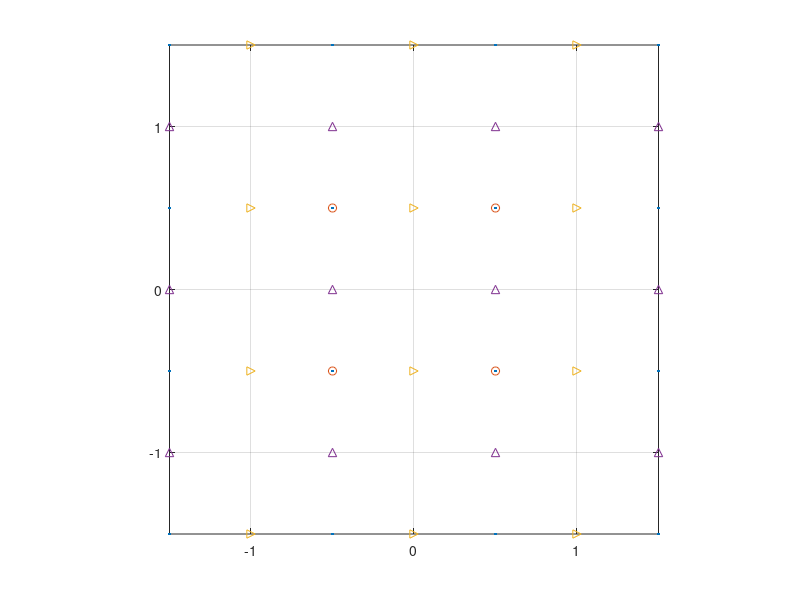

Source code (MATLAB):
% The main solver code.
function main
    clc;
    % Physical quantities
    alpha = 0; % Peclet number
    beta  = 0; % Applied electric field
    vel = 0; % Particle velocity 
    
    % Grid creation
    x = linspace(-1, 1, 3);
    y = linspace(-1, 1, 3);
    [sz, Xc, Yc, Xx, Yx, Xy, Yy, Xi, Yi] = create_grids(x, y, 1);
    Ic = interior(sz + 2);
    [Ju Iu Jd Id Jl Il Jr Ir] = boundary(Ic);
    K  = [Ju Iu; Jd Id; Jl Il; Jr Ir]; % (Xc, Yc)
    
    [Jux Iux Jdx Idx Jlx Ilx Jrx Irx] = boundary(interior(sz + [1 2]));
    Kx = [Jux Iux; Jdx Idx; Jlx Ilx; Jrx Irx]; % (Xx, Yx)
    Mx = [0*Jux+1, 0*Iux-1; 0*Jdx+1, 0*Idx-1; ...
          0*Jlx+1, 0*Ilx; 0*Jrx+1 0*Irx];
    
    [Juy Iuy Jdy Idy Jly Ily Jry Iry] = boundary(interior(sz + [2 1]));
    Ky = [Juy Iuy; Jdy Idy; Jly Ily; Jry Iry]; % (Xy, Yy)
    My = [0*Juy+1, 0*Iuy; 0*Jdy+1, 0*Idy; ...
          0*[Jly, Ily; Jry, Iry]+0.5];
    
    % Guess initial values for all variables
    Phi = zeros(sz) + randn(sz)/100;
    C = rand(sz);
    Vx = randn(sz - [1 0]);
    Vy = randn(sz - [0 1]);
    P = randn(sz);
    
    % Iterations
    iters = [1 2 4];
    L = laplacian(Ic, Xc, Yc);
    [Gx_p, L_vx0, Gx_vx0] = stokes1(1, Xx, Yx, Xi, Yi);
    [Gy_p, L_vy0, Gy_vy0] = stokes1(2, Xy, Yy, Xi, Yi);
    

    for iter = 1:1000
        %%% Stokes equation (for Vx, Vy, P)
        Fx = shave(Xx, 1, 1) * 0;
        Fy = shave(Yy, 1, 1) * 0;
        div = zeros(sz);
        
        ux = [[0*Jux; 0*Jdx]; [0*Jlx; 0*Jrx]+2];
        [L_vx,  Fx] = subst(-L_vx0, Fx, Kx, Mx, ux);
        [Gx_vx, div] = subst(Gx_vx0, div, Kx, Mx, ux);
        
        uy = [0*Juy; 0*Jdy; 0*Jly; 0*Jry]-1;
        [L_vy,  Fy] = subst(-L_vy0, Fy, Ky, My, uy);
        [Gy_vy, div] = subst(Gy_vy0, div, Ky, My, uy);
        
        A = [L_vx, sparse(size(L_vx, 1), size(L_vy, 2)), Gx_p; ...
             sparse(size(L_vy, 1), size(L_vx, 2)), L_vy, Gy_p; ...
             Gx_vx, Gy_vy, sparse(prod(sz), prod(sz))];
        f = [Fx; Fy; div];
        
        [Mr, Mb] = stokes_vanka_redblack(sz, A);
        x = [Vx(:); Vy(:); P(:)];
        for k = 1:iters(1)
            r = f - A*x;    x = x + Mr*r; 
            r = f - A*x;    x = x + Mb*r;
        end
        Vx = reshape(x(1:numel(Fx)), sz - [1 0]);
        Vy = reshape(x((1:numel(Fy)) + numel(Fx)), sz - [0 1]);
        P = reshape(x((1 + numel(Fx) + numel(Fy)):end), sz);
        P = P - mean(P(:)); % re-normalize P

        %%% Diffusion-advection (for C)        
        Cl = exp(-Phi(1, :));
        Cr = 0*Cl + 1;
        % Up/Down: symmetry - Neumann. Left: Dirichlet. Right: Dirichlet.
        M = [0*Ju+1 0*Iu-1; 0*Jd+1 0*Id-1; 0*Jl+1 0*Il; 0*Jr+1 0*Ir];
        u = [0*[Ju; Jd]; Cl(:); Cr(:)];
        
        VxR = 0*Yx(end, 2:end-1);
        VxL = zeros(1, size(Vx, 2));
        VyU = zeros(size(Vy, 1), 1);
        VyD = zeros(size(Vy, 1), 1);
        
        A = advection(Ic, Xc, Yc, [VxL; Vx; VxR], [VyD, Vy, VyU], 'central');        
        [A, f] = subst(L - A, zeros(sz), K, M, u);
        C = iterate(C, A, f, iters(2));
        C0 = [Cl; C; Cr]; % Expand C with ghost points
        
        %%% Laplace equation (for Phi)
        A = laplacian(Ic, Xc, Yc, [C0(:, 1), C0, C0(:, end)]);
        % Up/Down: symmetry - Neumann. Left: Dirichlet. Right: Neumann.
        M = [0*Ju+1 0*Iu-1; 0*Jd+1 0*Id-1; 0*Jl+1 0*Il; 0*Jr+1 0*Ir-1];
        u = [0*[Ju; Jd]; -log(col(C(1, :))); 0*Jr];
        [A, f] = subst(A, zeros(sz), K, M, u);
        Phi = iterate(Phi, A, f, iters(3));
    end
    % Results
    Phi, C, Vx, Vy, P

    save results
end

function A = shave(A, rows, cols)
    A = A(1+rows : end-rows, 1+cols : end-cols);
end

function x = iterate(x, A, f, N)
    sz = size(x);
    x = x(:);
    for i = 1:N
        r = f - A * x;
        x = x + dinv(A) * r;
    end
    x = reshape(x, sz);
end

function [M1, M2] = stokes_vanka_redblack(sz, A)
    K = 1:prod(sz);
    K = K(:);
    [I, J] = ind2sub(sz, K);
    
    % Same indices for variables and equations.
    % CR: make this offset hack better.
    V = [[index(sz - [1 0], I-1, J), index(sz - [1 0], I, J)], ...
         [index(sz - [0 1], I, J-1), index(sz - [0 1], I, J)] + prod(sz - [1 0]), ...
         K + prod(sz - [1 0]) + prod(sz - [0 1])];
    
    K = logical(mod(I - J, 2)); 
    V1 = arr2cell(V( K, :)); % odd
    V2 = arr2cell(V(~K, :)); % even
    
    M1 = vanka(A, V1, V1);
    M2 = vanka(A, V2, V2);

    function C = arr2cell(A)
        C = cell(size(A, 1), 1);
        for k = 1:numel(C)
            a = A(k, :);
            a = a(~isnan(a));
            C{k} = a(:);
        end
    end

    function K = index(sz, I, J)
        Q = (1 <= I) & (I <= sz(1)) & (1 <= J) & (J <= sz(2));
        K = nan(size(Q));
        K(Q) = sub2ind(sz, I(Q), J(Q));
    end

end

% Vanka-type smoother construction.
function [M] = vanka(A, V, E)

    % V is a cell array, whose k-th entry contains k-th subdomain indices
    nonzeros = 0;
    for k = 1:numel(V)
        nonzeros = nonzeros + numel(V{k}).^2;
    end
    % Preallocate memory for non-zeroes
    inverses = zeros(nonzeros, 1);
    indices = zeros(size(inverses));

    sz = size(A); % Pre-compute A size
    offset = 0;
    for k = 1:numel(V)
         % Process current index set:
        J = col(V{k});
        I = col(E{k});
        N = numel(J); 
        % Invert current submatrix
        inverses( offset + (1:N^2) ) = inv( A(I, J) );
        % Save its indices at A
        indices( offset + (1:N^2) ) = index_ndgrid(sz, J, I);
        offset = offset + N^2;
    end
    % Construct sparse matrix M for pre-conditioning
    M = mksparse(sz, indices, inverses);

    % r = f - Ax
    % x' = x + M r 
    % x' = (I - MA)x + Mf
    % x' = Tx + d
end

function K = index_ndgrid(sz, I, J)
    [I, J] = ndgrid(I, J);
    K = sub2ind(sz, I, J);
end
function S = mksparse(sz, indices, values)
    [I, J] = ind2sub(sz, indices);
    S = sparse(I, J, values, sz(1), sz(2));
end

% Construct Stokes equation for specified dimension.
function [Gp, Lv, Gv] = stokes1(dim, Xs, Ys, X, Y)
    sz = size(0*Xs + 0*Ys);
    I = interior(sz);
    Lv = laplacian(I, Xs, Ys);
    % full(Lv)
    dir = (1:numel(sz)) == dim;
    K = I | shift(I, -dir); % add first row/column
    Gv = gradient(K, Xs, Ys, dir);
    % full(Gv)
    I = true(size(0*X+0*Y));
    K = I & shift(I, -dir); % remove last row/column
    Gp = gradient(K, X, Y, dir);
    % full(Gp)
end

% Sparse gradient operator.
function G = gradient(K, X, Y, dir)
    sz = size(K);
    [I, J] = ind2sub(sz, find(K));
    K1 = sub2ind(sz, I, J);
    K2 = sub2ind(sz, I + dir(1), J + dir(2));
    K0 = sub2ind(sz - dir, I, J);
    switch find(dir)
        case 1, D = X(K2) - X(K1);
        case 2, D = Y(K2) - Y(K1);
    end
    G = sparse([1:numel(K0), 1:numel(K0)], [K1 K2], 1./[-D D], ...
        numel(K0), prod(sz));
end

function [Ju Iu Jd Id Jl Il Jr Ir] = boundary(I)
    Jl = find(  shift(I, [-1, 0]) & ~I ); 
    Il = find( ~shift(I, [+1, 0]) &  I ); 
    Jr = find(  shift(I, [+1, 0]) & ~I ); 
    Ir = find( ~shift(I, [-1, 0]) &  I ); 
    Jd = find(  shift(I, [0, -1]) & ~I ); 
    Id = find( ~shift(I, [0, +1]) &  I ); 
    Ju = find(  shift(I, [0, +1]) & ~I ); 
    Iu = find( ~shift(I, [0, -1]) &  I ); 
end

function I = shift(I, Q)

    sz = size(I);
    Qp = max(Q, 0); % positive shifts
    Qn = min(Q, 0); % negative shifts

    I = [zeroes(Q(1), size(I, 2)); ...
         I(1-Qn(1):end-Qp(1), :); ...
         zeroes(-Q(1), size(I, 2))];

    I = [zeroes(size(I, 1), Q(2)), ...
         I(:, 1-Qn(2):end-Qp(2)), ...
         zeroes(size(I, 1), -Q(2))];

    function Z = zeroes(n, m)
        Z = false(min(max([n m], 0), sz));
    end

end

% Substitude Mx(K)=u into Ax=f, removing eliminated variables.
% The first coordinate for each M's row is eliminated.
% In addition, all zero columns are eliminated from A.
function [A, f] = subst(A, f, K, M, u)

    P = K(:, 1); % P is to-be-eliminated variable vector
    K(:, 1) = []; % K now contains dependent variables
    S = diag(1 ./ M(:, 1)); % Rescaling according to first coordinate

    u = S * u(:);
    f = f(:) - A(:, P) * u;

    n = size(A, 2); % n = # of variables.
    
    M = S * M(:, 2:end);
    T = sparse(repmat(P, 1, size(K, 2)), K, M, n, n);
    A = A - A * T;
    A(:, P) = [];

    A(:, ~any(A, 1)) = [];
end

function I = interior(sz)
    % Array of true values
    I = true(sz);
    % Exclude boundary points' indices (special handling of 1D)
    I([1 sz(1)], :) = false;
    I(:, [1 sz(2)]) = false; 
end

% Laplacian discretization using sparse matrix
function A = laplacian(interior, X, Y, C)    
    sz = size(interior);
    N = prod(sz);
    if nargin < 4
        C = ones(sz); % Assume uniform C
    end

    ind = @(I, J) sub2ind(sz, I, J);
    K = find(interior); % Fill only interior points
    K = K(:);
    [I, J] = ind2sub(sz, K);
    Dp = repmat([1 0 -1], [numel(K) 1]); 
    % NOTE: The stencil is constructed as: [forward, middle, backward] coefficients.
    Ip = repmat(I, [1 3]);
    Jp = repmat(J, [1 3]);

    % Build 2D sparse matrix L = "Dxx/Mxx" + "Dyy/Myy":

    % for X
    Kr = ind(I+1, J); % Left
    Kl = ind(I-1, J); % Right
    Dxx = ... % Laplacian stencil in X direction
     col(( C(Kr) + C(K) ) ./ (( X(Kr) - X(K) ))) * [1 -1 0] -  ...
     col(( C(K) + C(Kl) ) ./ (( X(K) - X(Kl) ))) * [0 1 -1];
    P = ind(Ip + Dp, Jp); % column indices
    Dxx = sparse(repmat((1:numel(K))', [1 3]), P, Dxx, numel(K), N);
    % The denumerator is separated, for A to be symmetric
    % (since the original operator is self-adjoint).
    Mxx = sparse(1:numel(K), 1:numel(K), (X(Kr) - X(Kl)), numel(K), numel(K));
    % Laplacian for X direction is (pinv(Mxx) * Dxx)

    % for Y
    Ku = ind(I, J+1); % Up
    Kd = ind(I, J-1); % Down
    Dyy = ... % Laplacian stencil in Y direction
     col(( C(Ku) + C(K) ) ./ (( Y(Ku) - Y(K) ))) * [1 -1 0] -  ...
     col(( C(K) + C(Kd) ) ./ (( Y(K) - Y(Kd) ))) * [0 1 -1];
    P = ind(Ip, Jp + Dp); % column indices
    Dyy = sparse(repmat((1:numel(K))', [1 3]), P, Dyy, numel(K), N);
    % The denumerator is separated, for A to be symmetric
    % (since the original operator is self-adjoint).
    Myy = sparse(1:numel(K), 1:numel(K), (Y(Ku) - Y(Kd)), numel(K), numel(K));
    % Laplacian for Y direction is (pinv(Myy) * Dyy)

    % % The actual Laplacian matrix is:
    % A = dinv(Mxx) * Dxx + dinv(Myy) * Dyy;

    % Pre-multiply it by (Mxx * Myy) for symmetry of A.
    M = Mxx * Myy;
    L = Myy * Dxx + Mxx * Dyy;
    A = dinv(M) * L;
end

% Diffusion advection discretization using sparse matrix
function A = advection(interior, X, Y, Vx, Vy, method)    
    sz = size(interior);
    N = numel(interior);

    ind = @(I, J) sub2ind(sz, I, J);
    K = find(interior); % Fill only interior points
    K = K(:);
    [I, J] = ind2sub(sz, K);
    Dp = repmat([1 0 -1], [numel(K) 1]); 
    % NOTE: The stencil is constructed as: [forward, middle, backward] coefficients.
    Ip = repmat(I, [1 3]);
    Jp = repmat(J, [1 3]);
    Kp = repmat(K, [1 3]); % interior variables' indices, for 1D stencil

    switch method
        case 'upwind'
            Dx = sparse(N, N);
            if sz(1) > 1 % for X
                Kr = ind(I+1, J); % Left
                Kl = ind(I-1, J); % Right
                P = ind(Ip + Dp, Jp); % column indices
                Dx_r = sparse(K, K, 1./(X(Kr) - X(K)), N, N) * ...
                       sparse(Kp, P, ones(size(K)) * [1 -1 0], N, N);
                Dx_l = sparse(K, K, 1./(X(K) - X(Kl)), N, N) * ...
                       sparse(Kp, P, ones(size(K)) * [0 1 -1], N, N);
                % Find upstream direction
                Sx = sign(convn(Vx, [1; 1]/2, 'valid'));
                Dx = sparse(K, K, (Sx > 0) .* Vx(1:end-1, :), N, N) * Dx_l + ...
                     sparse(K, K, (Sx < 0) .* Vx(2:end,   :), N, N) * Dx_r;
            end
            Dy = sparse(N, N);
            if sz(2) > 1 % for Y
                Ku = ind(I, J+1); % Up
                Kd = ind(I, J-1); % Down
                P = ind(Ip, Jp + Dp); % column indices
                Dy_u = sparse(K, K, 1./(Y(Ku) - Y(K)), N, N) * ...
                     sparse(Kp, P, ones(size(K)) * [1 -1 0], N, N);
                Dy_d = sparse(K, K, 1./(Y(K) - Y(Kd)), N, N) * ...
                     sparse(Kp, P, ones(size(K)) * [0 1 -1], N, N);
                % Find upstream direction
                Sy = sign(convn(Vy, [1, 1]/2, 'valid'));
                Dy = sparse(K, K, (Sy > 0) .* Vy(:, 1:end-1), N, N) * Dy_d + ...
                     sparse(K, K, (Sy < 0) .* Vy(:, 2:end  ), N, N) * Dy_u;
            end

        case 'central'
            Dx = sparse(N, N);
            if sz(1) > 1 % for X
                Kr = ind(I+1, J); % Left
                Kl = ind(I-1, J); % Right
                P = ind(Ip + Dp, Jp); % column indices
                Vx = convn(Vx, [1; 1]/2, 'valid');
                Dx = sparse(K, K, Vx(:)./(X(Kr) - X(Kl)), N, N) * ...
                     sparse(Kp, P, ones(size(K)) * [1 0 -1], N, N);
            end
            Dy = sparse(N, N);
            if sz(2) > 1 % for Y
                Ku = ind(I, J+1); % Up
                Kd = ind(I, J-1); % Down
                P = ind(Ip, Jp + Dp); % column indices
                Vy = convn(Vy, [1, 1]/2, 'valid');
                Dy = sparse(K, K, Vy(:)./(Y(Ku) - Y(Kd)), N, N) * ...
                     sparse(Kp, P, ones(size(K)) * [1 0 -1], N, N);
            end

        otherwise
            error('Unsupported %s!', method)
    end

    A = Dx + Dy;
    A = A(interior, :);
end

function [sz, Xc, Yc, Xx, Yx, Xy, Yy, Xi, Yi] = create_grids(x, y, verbose)
    x = x(:); y = y(:); sz = [numel(x) numel(y)] - 1;
    % extended grid (for ghost points)
    xg = [2*x(1) - x(2); x; 2*x(end) - x(end-1)];
    yg = [2*y(1) - y(2); y; 2*y(end) - y(end-1)];
    % cell-centered coordinates
    xc = average(xg, [1; 1]/2);
    yc = average(yg, [1; 1]/2);
    % NDGRID convention
    [Xc, Yc] = ndgrid(xc, yc);
    [Xx, Yx] = ndgrid(xg(2:end-1), yc);
    [Xy, Yy] = ndgrid(xc, yg(2:end-1));
    [Xi, Yi] = ndgrid(xc(2:end-1), yc(2:end-1));

    if nargin > 2 && verbose        
        plot(Xc(:), Yc(:), '.', Xi(:), Yi(:), 'o', ...
             Xx(:), Yx(:), '>', Xy(:), Yy(:), '^');
        set(gca, 'XTick', x, 'YTick', y, 'XGrid', 'on', 'YGrid', 'on');
        axis square; 
    end
end

function A = average(A, h)
    A = convn(A, h, 'valid');
end

% R = pseudo-inverse of diag(A).
function R = dinv(A)
    d = full(diag(A));
    I = find(d);
    d(I) = 1 ./ d(I);
    N = numel(d);
    R = sparse(1:N, 1:N, d);
end

% Converts x to a column vector = x(:)
function x = col(x)
    x = x(:);
end
